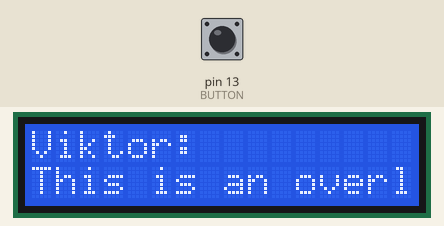
Simulated run of this sketch. Board: Arduino Uno, built with avr-gcc and run on an emulated ATmega328P. Shown: 16×2 character LCD. Wiring (inferred from the names in the program): character LCD (HD44780): RS pin 2; E pin 4; data pin 5, pin 6, pin 7, pin 8, pin 9, pin 10, pin 11, pin 12. Inputs (shaded band) come from the test bench; at power-on: pin 13 (BUTTON) LOW. What the sketch prints to the serial monitor is not drawn.

Above: at 2.3 s.
At 4.1 s:
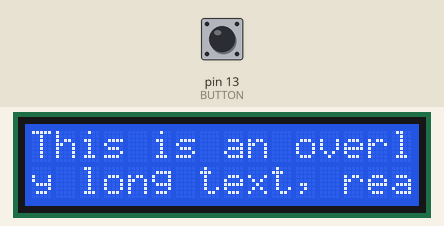
At 10.5 s:
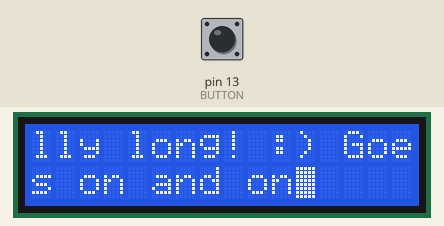
10.6 s: pin 13 (BUTTON) pulled HIGH for 0.15 s
Timing chart, 0 to 13.6 s (numbered marks = the images above; inputs shaded):
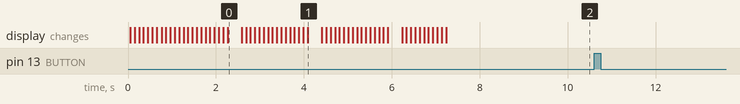

The sketch:

sketch_feb11a.ino
```cpp
/*
 * Control an LCD, displaying messages
 * Light an LED when a new message arrives
 * Push button to ack new messages
 * No network connection yet
 */

#define REGISTER_SELECT 2
#define ENABLE 4
// NOTE: Read / write is wired to be always write
#define BUTTON 13

int data_pins[] = {5, 6, 7, 8, 9, 10, 11, 12};
unsigned long last_button_press = 0;

void setup() {
  // put your setup code here, to run once:
  pinMode(REGISTER_SELECT, OUTPUT);
  pinMode(ENABLE, OUTPUT);
  pinMode(BUTTON, INPUT);
  digitalWrite(ENABLE, LOW);
  for (int i = 0; i < 8; i++) {
    pinMode(data_pins[i], OUTPUT);
    digitalWrite(data_pins[i], LOW);
  }
  Serial.begin(9600);


  // Setup
  function_set(true, false);

  display_on_off(true, true, true);
  entry_mode_set(true, false);
  clear_display();
  return_home();
  write_author("Viktor");
  write_text("This is an overly long text, really long! :) Goes on and on");
}

void write_data(boolean is_character, char data, int delay_amount) {
  digitalWrite(REGISTER_SELECT, is_character ? HIGH : LOW); // LOW is for instruction, HIGH is for data
  // Set data pins to instruction / character code
  for (int i = 7; i >= 0; i--) {
    char mask = 1 << i;
    char result = data & mask;
    char digit = result >> i;
    digitalWrite(data_pins[i], digit);
  }
  // Commit on enable signal switching to LOW
  digitalWrite(ENABLE, HIGH);
  digitalWrite(ENABLE, LOW);
  if (delay_amount > 0) {
    delay(delay_amount);
  }
}

void write_instruction(char instruction) {
  write_data(false, instruction, 10);
}

void write_character(char character) {
  write_data(true, character, 100);
}

void write_instant_character(char character) {
  write_data(true, character, 10);
}

void function_set(boolean line_number, boolean font_type) {
  Serial.println("Function set");
  char instruction = 0b00110000;
  if (line_number) {
    instruction += 0b00001000;
  }
  if (font_type) {
    instruction += 0b00000100;
  }
  write_instruction(instruction);
}

void clear_display() {
  Serial.println("Clear display");
  write_instruction(0b00000001);
}

void return_home() {
  Serial.println("Return home");
  write_instruction(0b0000010);
}

void entry_mode_set(boolean increment, boolean shift) {
  Serial.println("Entry mode set");
  char instruction = 0b00000100;
  if (increment) {
    instruction += 0b00000010;
  }
  if (shift) {
    instruction += 0b00000001;
  }
  write_instruction(instruction);
}

void display_on_off(boolean display, boolean cursor, boolean blink) {
  Serial.println("Display on/off");
  char instruction = 0b00001000;
  if (display) {
    instruction += 0b00000100;
  }
  if (cursor) {
    instruction += 0b00000010;
  }
  if (blink) {
    instruction += 0b00000001;
  }
  write_instruction(instruction);
}

/**
 * First line: 0x00 -> 0x27
 * Second line: 0x40 -> 0x67
 */
void move_cursor(char pos) {
  char instruction = 0b10000000;
  if (pos > 0b01111111) {
    Serial.println("ERROR: cursor position out of bounds");
    return;
  }
  instruction += pos;
  write_instruction(instruction);
}

void move_cursor_second_line() {
  move_cursor(0x40);
}

void write_author(const char *text) {
  while (*text) {
    write_character(*text);
    ++text;
  }
  write_character(':');
  move_cursor_second_line();
}

void write_text(const char *text) {
  char previous_line[16];
  int i = 0;
  while (*text) {
    write_character(*text);
    previous_line[i] = *text;
    if (++i == 16) {
      clear_display();
      return_home();
      char *previous_pointer = previous_line;
      while (*previous_pointer) {
        write_instant_character(*previous_pointer);
        ++previous_pointer;
      }
      move_cursor_second_line();
      i = 0;
    }

    ++text;
  }
  delay(2000);
}

void loop() {
  // put your main code here, to run repeatedly:
  unsigned long time = millis();
  if (digitalRead(BUTTON) && time > last_button_press + 2000) {
    Serial.println("Button was pressed");
    last_button_press = time;
  }
}
```

Measured:
- after the input at 10.6 s, every drawn part: stays the same
